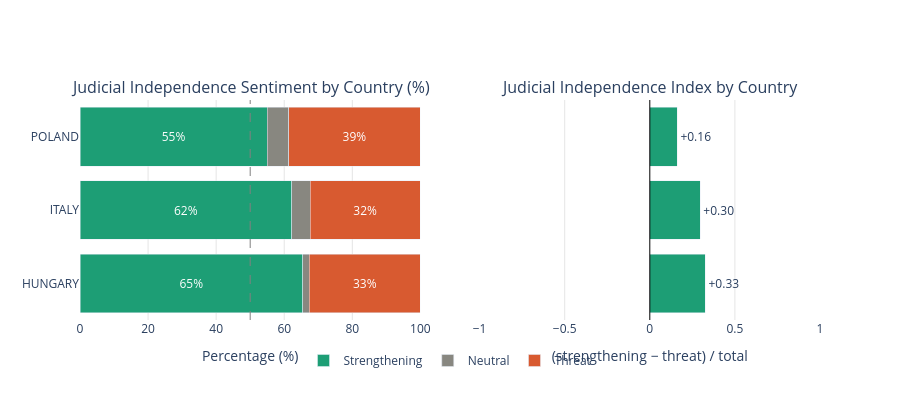

The notebook cell saved with this chart:
### Code cell
fig = plot_ji_sentiment(df)
plot_sentiment_wordclouds(topics_per_class_per_country)

### Figure 1 — Plotly figure (JSON) as saved in the notebook; plotly's stock layout.template omitted (floating-point values rounded to 4 significant figures)
{"data": [{"insidetextanchor": "middle", "legendgroup": "strengthening", "marker": {"color": "#1D9E75"}, "name": "Strengthening", "orientation": "h", "text": ["65%", "62%", "55%"], "textposition": "inside", "type": "bar", "x": [65.38, 62.16, 55.0], "xaxis": "x", "y": ["HUNGARY", "ITALY", "POLAND"], "yaxis": "y"}, {"insidetextanchor": "middle", "legendgroup": "neutral", "marker": {"color": "#888780"}, "name": "Neutral", "orientation": "h", "text": ["", "", ""], "textposition": "inside", "type": "bar", "x": [1.923, 5.405, 6.25], "xaxis": "x", "y": ["HUNGARY", "ITALY", "POLAND"], "yaxis": "y"}, {"insidetextanchor": "middle", "legendgroup": "threat", "marker": {"color": "#D85A30"}, "name": "Threat", "orientation": "h", "text": ["33%", "32%", "39%"], "textposition": "inside", "type": "bar", "x": [32.69, 32.43, 38.75], "xaxis": "x", "y": ["HUNGARY", "ITALY", "POLAND"], "yaxis": "y"}, {"marker": {"color": ["#1D9E75", "#1D9E75", "#1D9E75"]}, "name": "JI Index", "orientation": "h", "showlegend": false, "text": ["+0.33", "+0.30", "+0.16"], "textposition": "outside", "type": "bar", "x": [0.327, 0.297, 0.162], "xaxis": "x2", "y": ["HUNGARY", "ITALY", "POLAND"], "yaxis": "y2"}], "layout": {"annotations": [{"font": {"size": 16}, "showarrow": false, "text": "Judicial Independence Sentiment by Country (%)", "x": 0.23, "xanchor": "center", "xref": "paper", "y": 1, "yanchor": "bottom", "yref": "paper"}, {"font": {"size": 16}, "showarrow": false, "text": "Judicial Independence Index by Country", "x": 0.77, "xanchor": "center", "xref": "paper", "y": 1, "yanchor": "bottom", "yref": "paper"}], "barmode": "stack", "height": 400, "legend": {"orientation": "h", "x": 0.5, "xanchor": "center", "y": -0.25, "yanchor": "bottom"}, "paper_bgcolor": "white", "plot_bgcolor": "white", "shapes": [{"line": {"color": "gray", "dash": "dash", "width": 1}, "type": "line", "x0": 50, "x1": 50, "xref": "x", "y0": 0, "y1": 1, "yref": "y domain"}, {"line": {"color": "black", "width": 1}, "type": "line", "x0": 0, "x1": 0, "xref": "x2", "y0": 0, "y1": 1, "yref": "y2 domain"}], "xaxis": {"anchor": "y", "domain": [0, 0.46], "gridcolor": "#E5E5E5", "range": [0, 100], "showgrid": true, "title": {"text": "Percentage (%)"}}, "xaxis2": {"anchor": "y2", "domain": [0.54, 1], "gridcolor": "#E5E5E5", "range": [-1, 1], "showgrid": true, "title": {"text": "(strengthening − threat) / total"}}, "yaxis": {"anchor": "x", "categoryarray": ["HUNGARY", "ITALY", "POLAND"], "categoryorder": "array", "domain": [0, 1], "showgrid": false}, "yaxis2": {"anchor": "x2", "categoryarray": ["HUNGARY", "ITALY", "POLAND"], "categoryorder": "array", "domain": [0, 1], "showgrid": false, "showticklabels": false}}}
